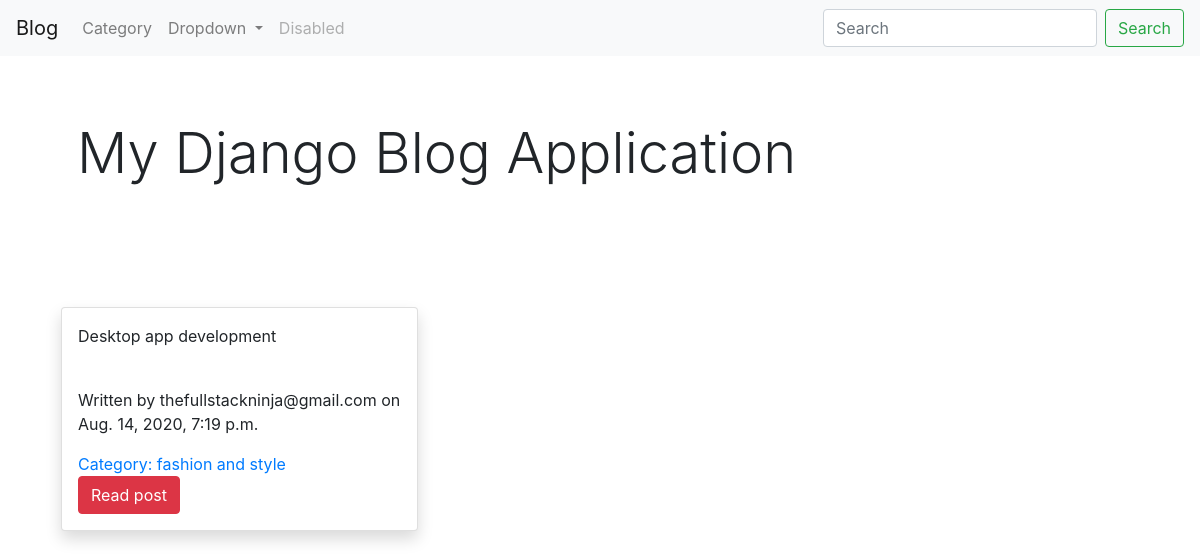
The app's page /, older data.
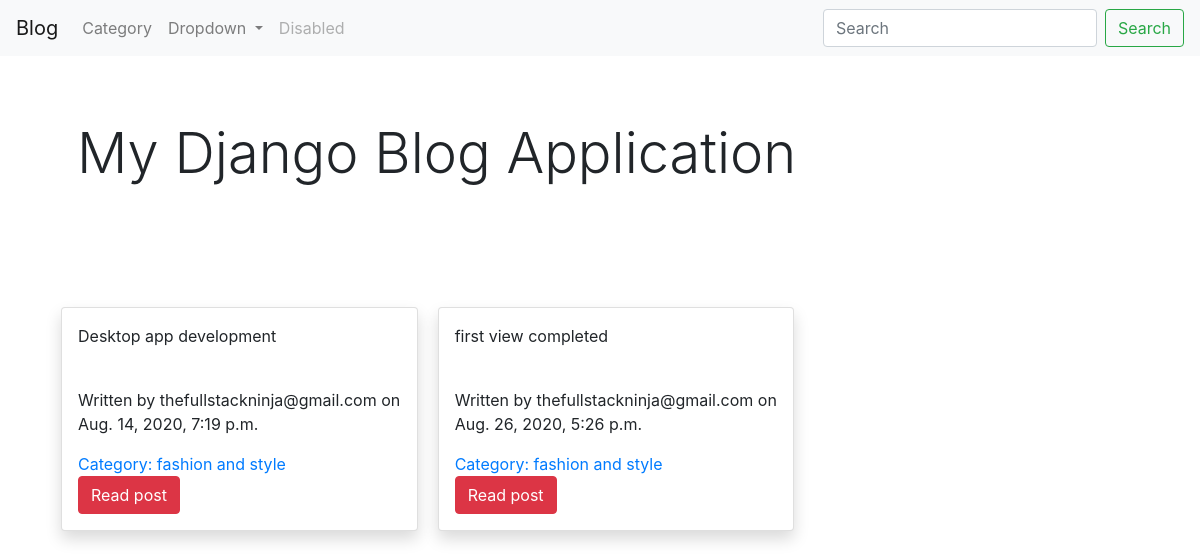
The same page, newer data.
### blog/models.py (models this page shows, shortened)
class Post(models.Model):
    id = models.AutoField(primary_key=True)
    title = models.CharField(max_length=100, unique=True, verbose_name='Title of the Post')
    body = models.TextField(verbose_name='Blog content')
    picture_location = models.ImageField(upload_to='images/', max_length=200)
    author = models.ForeignKey(to=settings.AUTH_USER_MODEL, on_delete=models.CASCADE)
    timestamp = models.DateTimeField(default=datetime.now())
    category = models.ForeignKey(to=Category, on_delete=models.CASCADE)
    blog_slug = models.SlugField(blank=True, )
    published = models.BooleanField(default=False)

class Category(models.Model):
    id = models.AutoField(primary_key=True)
    category_name = models.CharField(max_length=100, unique=True, verbose_name='What is the category name ?')
    category_slug = models.SlugField(unique=True, max_length=150, blank=True)
    def __str__(self):
        return self.category_name

### accounts/models.py (models this page shows, shortened)
class CustomUser(AbstractBaseUser, PermissionsMixin):
    first_name = models.CharField(max_length=20, verbose_name='What is your first name')
    last_name = models.CharField(max_length=20, verbose_name='What is your last name')
    email = models.EmailField(max_length=40, verbose_name='What is your email address?', unique=True)
    is_active = models.BooleanField(default=True)
    is_admin = models.BooleanField(default=False)
    is_staff = models.BooleanField(default=False)
    is_superuser = models.BooleanField(default=False)
    objects = CustomUserManager()
    REQUIRED_FIELDS = ['first_name','last_name']
    USERNAME_FIELD = 'email'
    EMAIL_FIELD = 'email'
    def __str__(self):
        return self.email

### pages/views.py (the view)
# urls.py: 2. Add a URL to urlpatterns:  path('', views.home, name='home')
def home(request):
    published_posts = Post.objects.all().filter(published=True)
    context = {
        'published_posts':published_posts,
    }
    return render(request=request, template_name='pages/home.html', context=context)

### pages/templates/pages/home.html (shortened to what this page needs)
{% extends "pages/base.html" %}
{% block content %}
<div class="container">
        <div class="jumbotron" style="background-color: white">
          <h1 class="display-4">My Django Blog Application</h1>
        </div>
    <div class="card-columns">
        {% for blog_post in published_posts%}
            <div class="card p-3 m-3 shadow">
                <p>{{blog_post.title}}</p>
                <p> Written by {{blog_post.author}} on {{blog_post.timestamp}}</p>
                <a href="{% url 'postlistbycategory' category_slug=blog_post.category.category_slug %}"> Category: {{blog_post.category}}</a>
                <br>
                <div>
                     <a href="{% url 'post_content' blog_slug=blog_post.blog_slug %}" class="btn btn-danger">Read post</a>
                </div>
            </div>
         {% endfor %}
    </div>
</div>
{% endblock %}

Row changes from the older to the newer data that the page shows:
added Post: title "first view completed", author "thefullstackninja@gmail.com", timestamp "Aug. 26, 2020, 5:26 p.m.", category "fashion and style"
